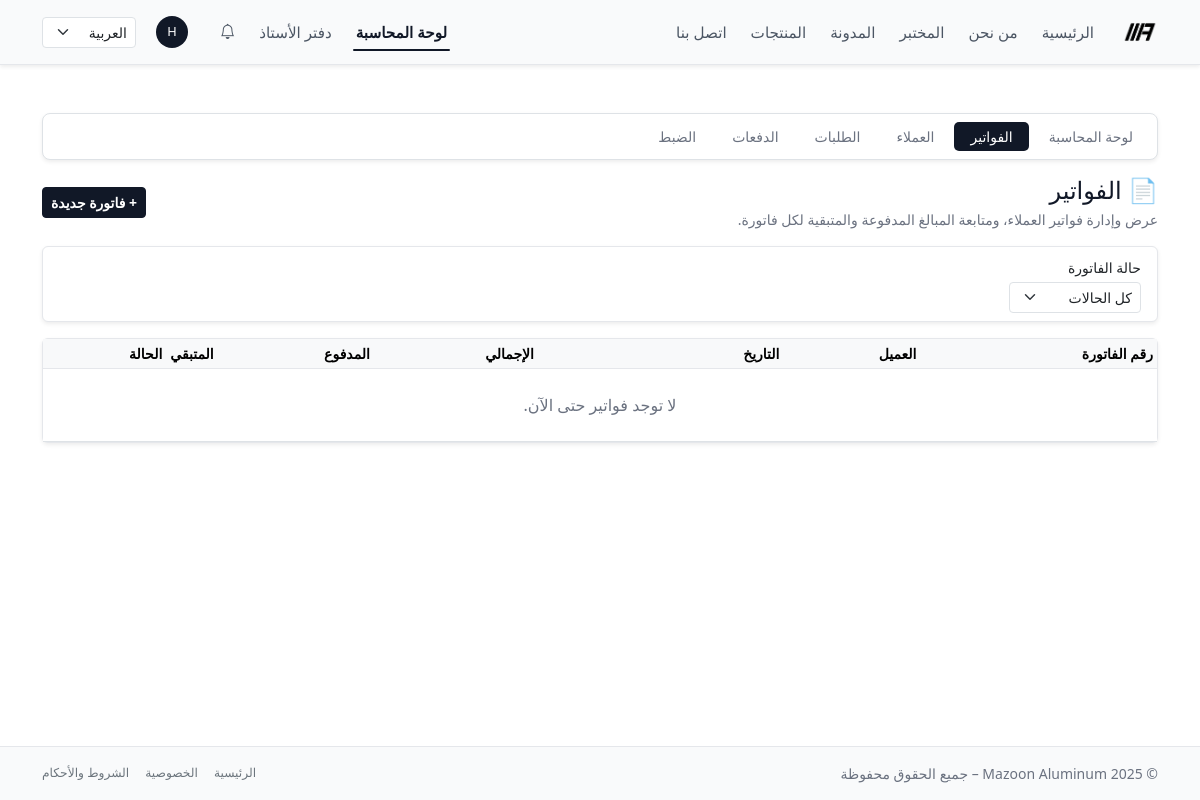
The app's page /ar/accounting/invoices/ (signed in), older data.
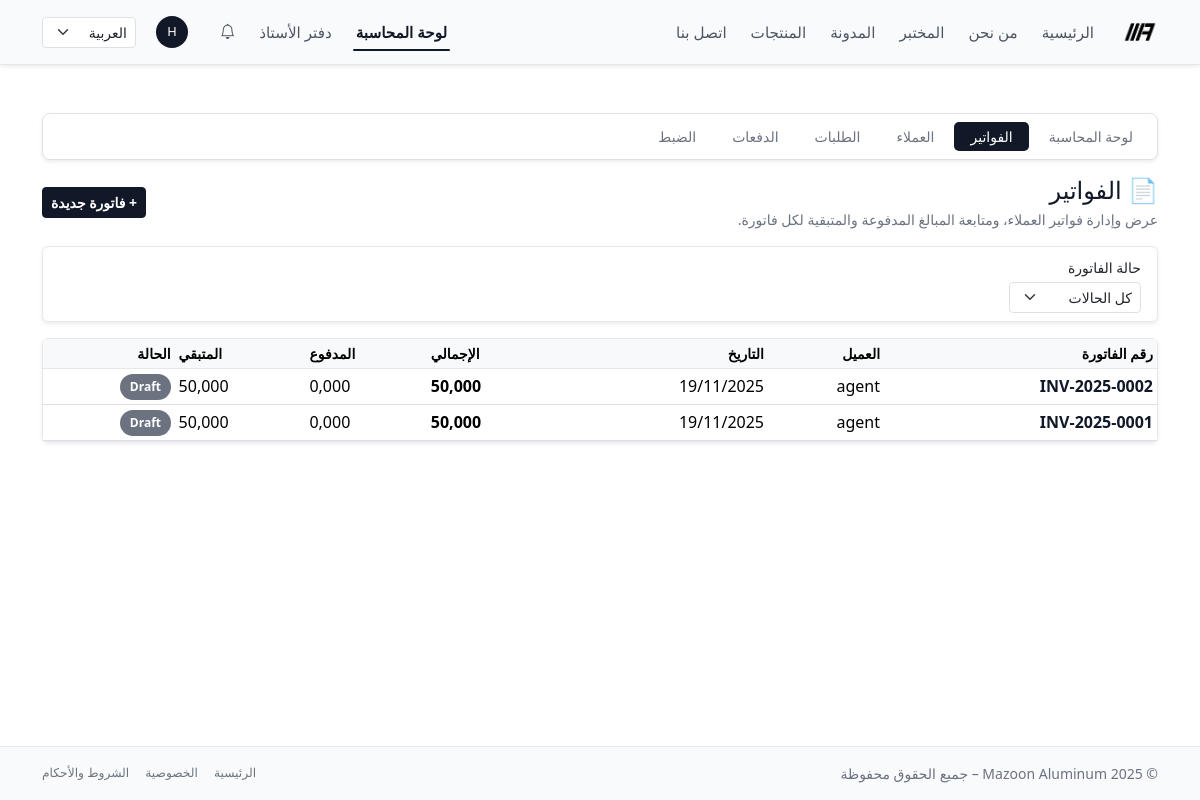
The same page, newer data.
### accounting/models.py (models this page shows, shortened)
class Invoice(models.Model):
    class Status(models.TextChoices):
        DRAFT = "draft", "Draft"
        SENT = "sent", "Sent"
        PARTIALLY_PAID = "partially_paid", "Partially Paid"
        PAID = "paid", "Paid"
        CANCELLED = "cancelled", "Cancelled"
    customer = models.ForeignKey(
        Customer,
        on_delete=models.PROTECT,
        related_name="invoices",
    )
    number = models.CharField(
        max_length=50,
        unique=True,
        blank=True,
        help_text="Human-readable invoice number, e.g. MAZ-2025-0001.",
    )
    issued_at = models.DateField(default=timezone.now)
    due_date = models.DateField(null=True, blank=True)
    description = models.TextField(blank=True)
    terms = models.TextField(
        blank=True,
        help_text="Terms and conditions shown on the invoice.",
    )
    total_amount = models.DecimalField(max_digits=12, decimal_places=3)
    paid_amount = models.DecimalField(
        max_digits=12,
        decimal_places=3,
        default=0,
        help_text="Cached sum of related payments for quick display.",
    )
    status = models.CharField(
        max_length=20,
        choices=Status.choices,
        default=Status.DRAFT,
    )
    ledger_entry = models.OneToOneField(
        "ledger.JournalEntry",
        null=True,
        blank=True,
        on_delete=models.SET_NULL,
        related_name="invoice",
        help_text="Linked ledger journal entry for this invoice, if posted.",
    )
    created_at = models.DateTimeField(auto_now_add=True)
    updated_at = models.DateTimeField(auto_now=True)
    class Meta:
        ordering = ("-issued_at", "-id")
        indexes = [
            models.Index(fields=["number"]),
            models.Index(fields=["status"]),
            models.Index(fields=["issued_at"]),
        ]
    @property
    def balance(self) -> Decimal:
        return self.total_amount - self.paid_amount

class Customer(models.Model):
    user = models.OneToOneField(
        settings.AUTH_USER_MODEL,
        on_delete=models.SET_NULL,
        null=True,
        blank=True,
        related_name="customer_profile",
        help_text="Optional: link to a Django user for customer access.",
    )
    name = models.CharField(max_length=255)
    phone = models.CharField(max_length=50, blank=True)
    email = models.EmailField(blank=True)
    company_name = models.CharField(max_length=255, blank=True)
    tax_number = models.CharField(
        max_length=50,
        blank=True,
        help_text="Optional: VAT / Tax ID if applicable.",
    )
    address = models.TextField(blank=True)
    created_at = models.DateTimeField(auto_now_add=True)
    class Meta:
        ordering = ("name", "id")

### accounting/views.py (the view)
# urls.py: path("invoices/", views.InvoiceListView.as_view(), name="invoice_list"),
@method_decorator(accounting_staff_required, name="dispatch")
class InvoiceListView(AccountingSectionMixin, ListView):
    section = "invoices"
    model = Invoice
    template_name = "accounting/invoices/list.html"
    context_object_name = "invoices"
    paginate_by = 20
    def get_queryset(self):
        qs = (
            super()
            .get_queryset()
            .select_related("customer")
        )
        status = self.request.GET.get("status")
        if status:
            qs = qs.filter(status=status)
        return qs
    def get_context_data(self, **kwargs):
        ctx = super().get_context_data(**kwargs)
        ctx["status_filter"] = self.request.GET.get("status", "")
        return ctx

### accounting/views.py (called while the page is built)
def is_accounting_staff(user):
    return (
        user.is_authenticated
        and user.is_active
        and user.groups.filter(name="accounting_staff").exists()
    )

    def get_context_data(self, **kwargs):
        ctx = super().get_context_data(**kwargs)
        ctx["accounting_section"] = self.section
        return ctx

### core/context_processors.py (called while the page is built)
def notifications_context(request):
    user = request.user
    if not user.is_authenticated:
        return {}
    qs = (
        Notification.objects
        .filter(recipient=user, is_deleted=False)
        .order_by("-created_at")
    )
    unread_count = qs.filter(is_read=False).count()
    recent_notifications = list(qs[:10])
    return {
        "notif_unread_count": unread_count,
        "notif_recent": recent_notifications,
    }

### templates/accounting/invoices/list.html (shortened to what this page needs)
{% extends "base.html" %}
{% load i18n %}
{% block content %}
<div class="py-4">
  {% include "accounting/_nav.html" %}
  <div class="d-flex flex-wrap justify-content-between align-items-center mb-3 gap-2">
    <div>
      <h1 class="h4 mb-1 text-mazoon">📄 {% trans "الفواتير" %}</h1>
      <p class="text-muted small mb-0">
        {% trans "عرض وإدارة فواتير العملاء، ومتابعة المبالغ المدفوعة والمتبقية لكل فاتورة." %}
      </p>
    </div>
    <a href="{% url 'accounting:invoice_create' %}" class="btn btn-primary btn-sm d-flex align-items-center gap-1">
      <span class="fw-semibold">+ {% trans "فاتورة جديدة" %}</span>
    </a>
  </div>
  <form method="get" class="mb-3">
    <div class="card bg-mazoon-card border-0 shadow-sm">
      <div class="card-body py-2">
        <div class="row g-2 align-items-end">
          <div class="col-auto">
            <label for="id_status" class="form-label small mb-1">{% trans "حالة الفاتورة" %}</label>
            <select id="id_status"
                    name="status"
                    class="form-select form-select-sm"
                    onchange="this.form.submit()">
              <option value="">{% trans "كل الحالات" %}</option>
            </select>
          </div>
        </div>
      </div>
    </div>
  </form>
  <div class="card border-0 shadow-sm bg-mazoon-card">
    <div class="card-body p-0">
      <div class="table-responsive">
        <table class="table table-hover table-sm mb-0 align-middle">
          <thead class="table-light small">
            <tr>
              <th>{% trans "رقم الفاتورة" %}</th>
              <th>{% trans "العميل" %}</th>
              <th>{% trans "التاريخ" %}</th>
              <th class="text-end">{% trans "الإجمالي" %}</th>
              <th class="text-end">{% trans "المدفوع" %}</th>
              <th class="text-end">{% trans "المتبقي" %}</th>
              <th>{% trans "الحالة" %}</th>
            </tr>
          </thead>
          <tbody>
            {% for inv in invoices %}
              <tr>
                <td>
                  <a href="{% url 'accounting:invoice_detail' number=inv.number %}"
                     class="text-decoration-none text-mazoon fw-semibold">
                    {{ inv.number }}
                  </a>
                </td>
                <td>{{ inv.customer.name }}</td>
                <td>{{ inv.issued_at|date:"d/m/Y" }}</td>
                <td class="text-end fw-semibold">{{ inv.total_amount }}</td>
                <td class="text-end">{{ inv.paid_amount }}</td>
                <td class="text-end">{{ inv.balance }}</td>
                <td>
                  {% if inv.status == inv.Status.PAID %}
                    <span class="badge-mazoon badge-paid">{% trans "مدفوعة" %}</span>
                  {% elif inv.status == inv.Status.PARTIALLY_PAID %}
                    <span class="badge-mazoon badge-partially-paid">{% trans "مدفوعة جزئياً" %}</span>
                  {% elif inv.status == inv.Status.CANCELLED %}
                    <span class="badge-mazoon badge-cancelled">{% trans "ملغاة" %}</span>
                  {% elif inv.status == inv.Status.SENT %}
                    <span class="badge-mazoon badge-sent">{% trans "مرسلة" %}</span>
                  {% else %}
                    <span class="badge-mazoon badge-draft">{{ inv.get_status_display }}</span>
                  {% endif %}
                </td>
              </tr>
            {% empty %}
              <tr>
                <td colspan="7" class="text-center text-muted py-4">
                  {% trans "لا توجد فواتير حتى الآن." %}
                </td>
              </tr>
            {% endfor %}
          </tbody>
        </table>
      </div>
    </div>
  </div>
</div>
{% endblock %}

Row changes from the older to the newer data that the page shows:
added Invoice: number "INV-2025-0002", customer.name "agent", issued_at "19/11/2025", total_amount "50,000", paid_amount "0,000", balance "50,000", status "Draft"
added Invoice: number "INV-2025-0001", customer.name "agent", issued_at "19/11/2025", total_amount "50,000", paid_amount "0,000", balance "50,000", status "Draft"
Text that changed along with them:
text no longer shown: "لا توجد فواتير حتى الآن."
